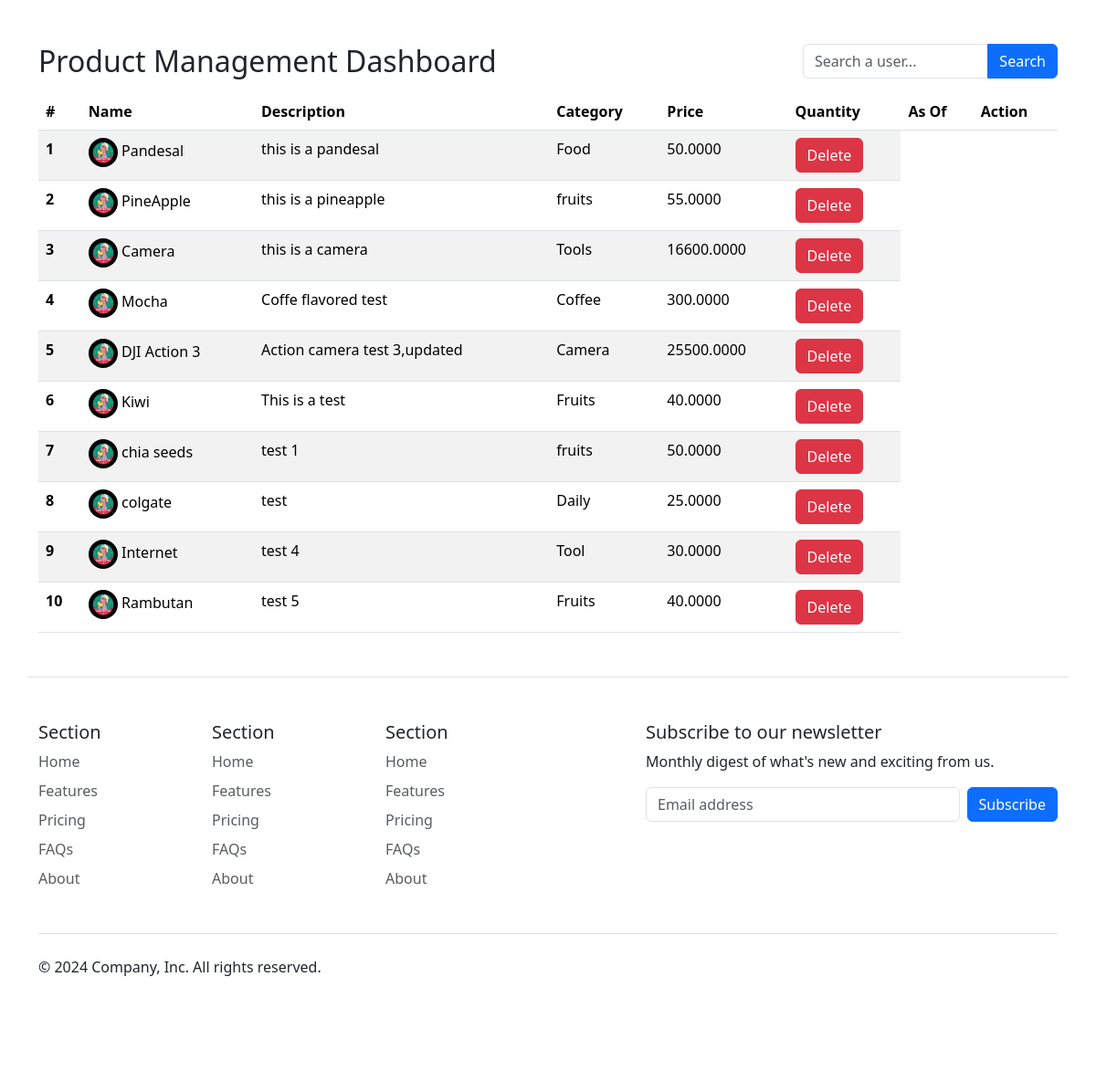
Screenshot of /inventoryAdminDashboard.php with the database file from the repository.
### tables this page shows
CREATE TABLE `products` (
  `product_id` int NOT NULL,
  `product_image` varchar(255) DEFAULT NULL,
  `product_name` varchar(255) NOT NULL,
  `product_description` varchar(255) NOT NULL,
  `product_category` varchar(255) NOT NULL,
  `product_price` decimal(19,4) NOT NULL,
  `product_stocks` int NOT NULL,
  `added_by` varchar(255) NOT NULL,
  `updated_by` varchar(255) NOT NULL,
  `created_at` timestamp NOT NULL DEFAULT CURRENT_TIMESTAMP,
  `updated_at` timestamp NOT NULL DEFAULT CURRENT_TIMESTAMP
);

### controllers/productController.php (called while the page is built, shortened)
<?php
class Products extends DbConnection
{
    public function getAllProducts($currentPage, $itemsPerPage, $searchTerm)
    {
        try {
            $pdo = $this->connect();
            $offset = ($currentPage - 1) * $itemsPerPage;
            if (!empty($searchTerm)) {
                print_r($searchTerm);
                $query = "SELECT *
                          FROM products
                          WHERE product_name LIKE :searchTerm
                          LIMIT  $offset , $itemsPerPage";
                $statement = $pdo->prepare($query);
                $statement->bindValue(':searchTerm', "%$searchTerm%", PDO::PARAM_STR);
            } else {
                $query = "SELECT *
                          FROM products
                          LIMIT $offset , $itemsPerPage";
                $statement = $pdo->prepare($query);
            }
            $statement->execute();
            $products = $statement->fetchAll(PDO::FETCH_ASSOC);
            return $products;
        } catch (PDOException $e) {
            echo "Product Retrieval failed" . $e->getMessage();
        }
    }
}

### inventoryAdminDashboard.php (the view, shortened to what this page needs)
<?php
require_once 'productController.php';
$searchTerm = isset($_GET['search']) ? $_GET['search'] : "";
$currentPage = $_GET['page'] ?? 1;
$itemsPerPage = 10;
$productsData = $products->getAllProducts($currentPage, $itemsPerPage, $searchTerm);
$counter = 1;
?>
<?php include_once 'components/header.php';?>
<main>
<div class="container">
<div class="d-flex justify-content-between mt-5 gap-5" >
<h2>Product Management Dashboard</h2>
<form class="w-25" method="get">
    <div class="input-group mb-3 ">
        <input class="form-control" type="search" name="search" placeholder="Search a user..." required>
        <button type="submit" class="btn btn-primary text-white input-group-append" >Search</button>
    </div>
  </form>
</div>
<table class="table table-striped">
<thead>
    <tr>
      <th scope="col">#</th>
      <th scope="col">Name</th>
      <th scope="col">Description</th>
      <th scope="col">Category</th>
      <th scope="col">Price</th>
      <th scope="col">Quantity</th>
      <th scope="col">As Of</th>
      <th scope="col">Action</th>
    </tr>
  </thead>
  <tbody>
    <?php foreach ($productsData as $product) {?>
    <tr>
      <th scope="row"><?=$counter++?></th>
      <td><img src="/uploads/<?=$product['product_image']?>" alt="Profile Image" width="32" height="32" class="rounded-circle"> <?=$product['product_name']?></td>
      <td><?=$product['product_description']?></td>
      <td><?=$product['product_category']?></td>
      <td><?=$product['product_price']?></td>
        <td><button class="btn btn-danger" data-bs-toggle="modal" data-bs-target="#deleteConfirmModal" data-user-id="<?=$user['ID']?>">Delete</button>
        </tr>
        <?php }?>
  </tbody>
</table>
</div>
</main>
<?php include_once 'components/footer.php';?>

### rows the page displays
products: product_image (picture), product_name "Pandesal", product_description "this is a pandesal", product_category "Food", product_price "50.0000"
products: product_image (picture), product_name "PineApple", product_description "this is a pineapple", product_category "fruits", product_price "55.0000"
products: product_image (picture), product_name "Camera", product_description "this is a camera", product_category "Tools", product_price "16600.0000"
products: product_image (picture), product_name "Mocha", product_description "Coffe flavored test", product_category "Coffee", product_price "300.0000"
products: product_image (picture), product_name "DJI Action 3", product_description "Action camera test 3,updated", product_category "Camera", product_price "25500.0000"
products: product_image (picture), product_name "Kiwi", product_description "This is a test", product_category "Fruits", product_price "40.0000"
products: product_image (picture), product_name "chia seeds", product_description "test 1", product_category "fruits", product_price "50.0000"
products: product_image (picture), product_name "colgate", product_description "test", product_category "Daily", product_price "25.0000"
products: product_image (picture), product_name "Internet", product_description "test 4", product_category "Tool", product_price "30.0000"
products: product_image (picture), product_name "Rambutan", product_description "test 5", product_category "Fruits", product_price "40.0000"
